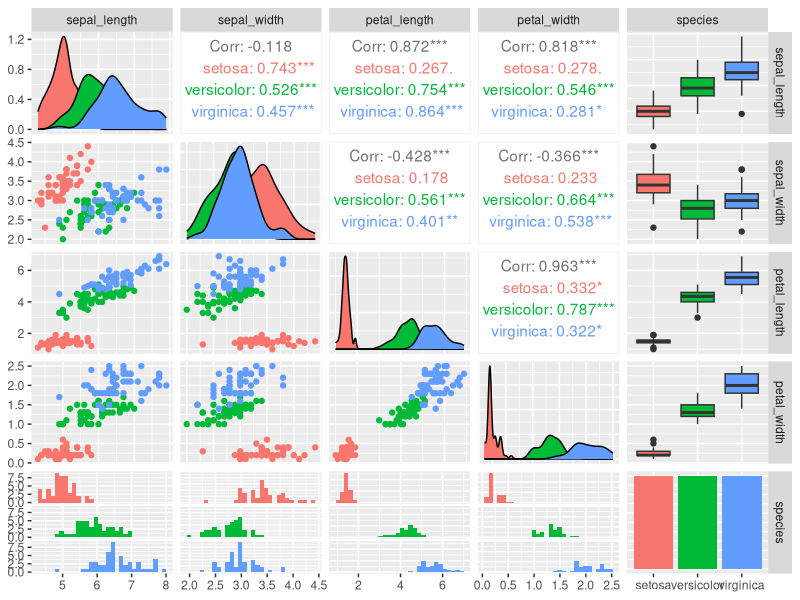
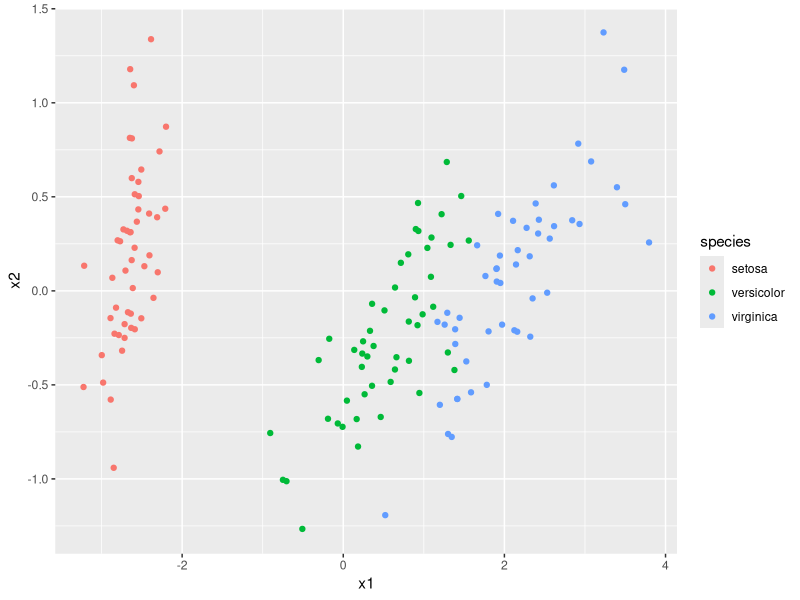

Reproduce these figures in R, in order.
## ---- chunk 1
knitr::opts_chunk$set(echo = TRUE, cache=TRUE)
## ---- chunk 2
suppressPackageStartupMessages(library(tidyverse))
## ---- chunk 3
names(iris) <- gsub("\\.", "_", tolower(names(iris)))
iris %>% glimpse()
## ---- chunk 4
GGally::ggpairs(iris, mapping=aes(color=species))
## ---- chunk 5
iris %>% select(-species) %>% cor()
## ---- chunk 6
orig_coords <- iris %>% select(-species) 
dim(orig_coords)
dist_mat <- orig_coords %>% dist(method="euclidean")
dim(as.matrix(dist_mat))
mds_coords <- cmdscale(dist_mat, k=2)
dim(mds_coords)
## ---- chunk 7
df <- tibble(x1=mds_coords[,1], x2=mds_coords[,2],
             species=iris$species)
df %>% ggplot(aes(x1, x2, col=species)) + geom_point()
